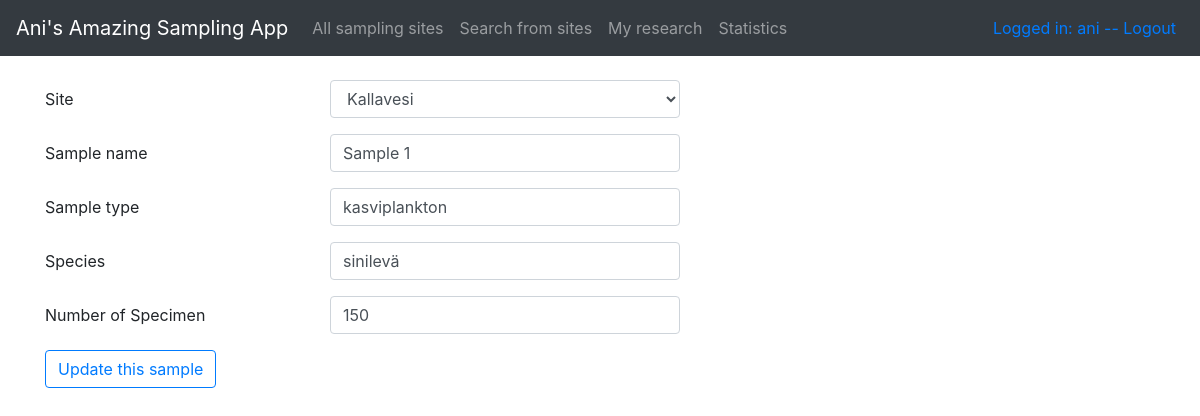
Before: /samples/save/1 (signed in) with the older database file.
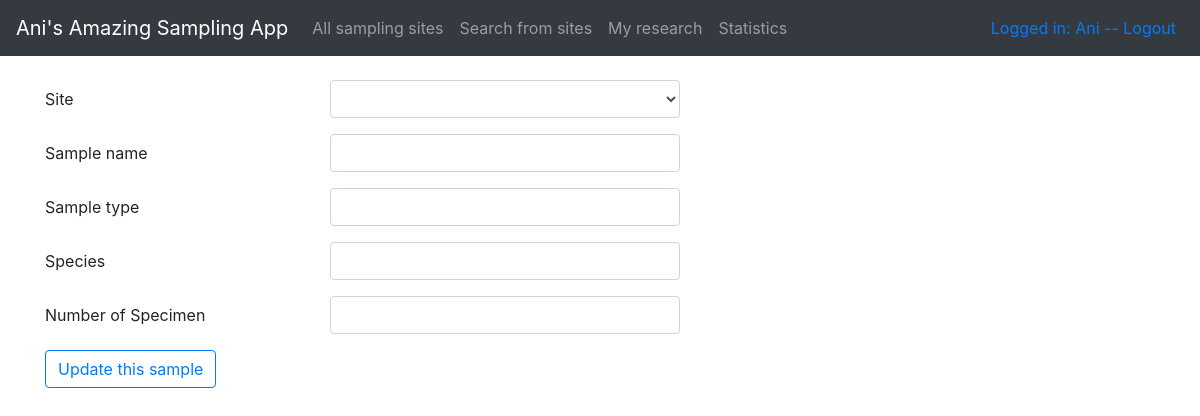
After: the same page with the newer database file.
### application/auth/models.py (models this page shows, shortened)
class User(Base):
    __tablename__="account"
    name = db.Column(db.String(144), nullable=False)
    username = db.Column(db.String(144), nullable=False)
    password = db.Column(db.String(144), nullable=False)
    mysites = db.relationship("Site", cascade="all, delete-orphan", secondary=users_sites,
        backref=db.backref('mysites', lazy='dynamic'), single_parent=True)
    mysamples = db.relationship("Sample", cascade="all, delete-orphan", secondary=users_samples,
        backref=db.backref('mysites', lazy='dynamic'), single_parent=True)

### application/samples/models.py (models this page shows, shortened)
class Sample(Base):
    __tablename__="sample"
    samplename = db.Column(db.String(144), nullable=False)
    sampletype = db.Column(db.String(144), nullable=False, index=True)
    species = db.Column(db.String(144), nullable=False, index=True)
    amount = db.Column(db.String(144), nullable=False)
    site_id = db.Column(db.Integer, db.ForeignKey('site.id'),
                           nullable=False)

### application/samples/views.py (the view, shortened to what this page needs)
@app.route("/samples/save/<sample_id>", methods=["GET", "POST"])
@login_required()
def samples_save(sample_id):
    form = EditSampleForm(request.form)
    form.site_id.choices = [(g.id, g.name) for g in Site.query.order_by(Site.name).all()]
    s = Sample.query.filter_by(id=sample_id).first()
    if not form.validate_on_submit():
        return render_template("samples/edit.html", sample=s, form=form)

### application/samples/forms.py
class EditSampleForm(FlaskForm):
    site_id = SelectField("Site", coerce=int)
    samplename = StringField("Sample name", [validators.Length(min=2, max=20)])
    sampletype = StringField("Sample type", [validators.Length(min=2, max=20)])
    species = StringField("Species", [validators.Length(min=2, max=40)])
    amount = StringField("Number of Specimen", [validators.Length(min=1, max=4)])
    class Meta:
        csrf = False

### application/__init__.py (called while the page is built)
def login_required(role="ANY"):
    def wrapper(fn):
        @wraps(fn)
        def decorated_view(*args, **kwargs):
            if not current_user:
                return login_manager.unauthorized()
            if not current_user.is_authenticated:
                return login_manager.unauthorized()
            unauthorized = False
            if role != "ANY":
                unauthorized = True
                for user_role in current_user.roles():
                    if user_role == role:
                        unauthorized = False
                        break
            if unauthorized:
                return login_manager.unauthorized()
            return fn(*args, **kwargs)
        return decorated_view
    return wrapper

### application/templates/samples/edit.html (shortened to what this page needs)
{% extends "layout.html" %}
{% block body %}
<form method="POST" action="{{ url_for('samples_save', sample_id=sample.id)}}">
    <div class="form-group row">
        <label for="siteName" class="col-sm-3 col-form-label">Site</label>
        <div class="col-4">
            {{ form.site_id(class="form-control") }}
        </div>
        <div>
        </div>
    </div>
    <div class="form-group row">
        <label for="sampleName" class="col-sm-3 col-form-label">Sample name</label>
        <div class="col-4">
            {{ form.samplename(value=sample.samplename, class="form-control") }}
        </div>
        <div>
        </div>
    </div>
    <div class="form-group row">
        <label for="sampleType" class="col-sm-3 col-form-label">Sample type</label>
        <div class="col-4">
            {{ form.sampletype(value=sample.sampletype, class="form-control") }}
        </div>
        <div>
        </div>
    </div>
    <div class="form-group row">
        <label for="sampleSpecies" class="col-sm-3 col-form-label">Species</label>
        <div class="col-4">
            {{ form.species(value=sample.species, class="form-control") }}
        </div>
        <div>
        </div>
    </div>
    <div class="form-group row">
        <label for="sampleAmount" class="col-sm-3 col-form-label">Number of Specimen</label>
        <div class="col-4">
            {{ form.amount(value=sample.amount, class="form-control") }}
        </div>
        <div>
        </div>
    </div>
    <div class="form-group row">
        <div class="col-4">
            <input type="submit" value="Update this sample" class="btn btn-outline-primary" />
        </div>
    </div>
</form>
{% endblock %}

### application/templates/layout.html (shortened to what this page needs)
<!DOCTYPE html>
<html>
<head>
  <link rel="stylesheet" href="https://maxcdn.bootstrapcdn.com/bootstrap/4.0.0/css/bootstrap.min.css"
>
</head>
<body>
  <nav class="navbar navbar-expand-md navbar-dark bg-dark mb-4">
    <a class="navbar-brand" href={{ url_for('index') }}>Ani's Amazing Sampling App</a>
    <div class="collapse navbar-collapse" id="navbarCollapse">
      <ul class="navbar-nav mr-auto">
        <li class="nav-item">
          <a class="nav-link" href="{{ url_for('sites_index') }} ">All sampling sites</a>
        </li>
        <li class="nav-item">
          <a class="nav-link" href="{{ url_for('sites_search') }}">Search from sites</a>
        </li>
        {% if current_user.is_authenticated %}
        <li class="nav-item">
          <a class="nav-link" href="{{ url_for('auth_account') }} ">My research</a>
        </li>
        <li class="nav-item">
          <a class="nav-link" href="{{ url_for('see_statistics') }} ">Statistics</a>
        </li>
        {% endif %}
      </ul>
      <div class="form-inline mt-2 mt-md-0 ml-auto">
        <ul class="navbar-nav ml-auto">
          <li class="nav-item active px-2">
            {% if current_user.is_authenticated %}
            <a href="{{ url_for('auth_logout') }}">Logged in: {{ current_user.name }} -- Logout</a>
            {% else %}
            <a href="{{ url_for('auth_login') }}">Login</a>
          </li>
          <li class="nav-item active px-2">
            <a href="{{ url_for('auth_form') }}">Create a new account</a>
          </li>
          {% endif %}
        </ul>
      </div>
  </nav>
  <main role="main" class="container">
    {% block body %}{% endblock %}
  </main>
</body>
</html>

Changed rows visible on the page:
removed Sample: site_id "Kallavesi", samplename "Sample 1", sampletype "kasviplankton", species "sinilevä", amount "150"
changed User: name "ani" → "Ani"
